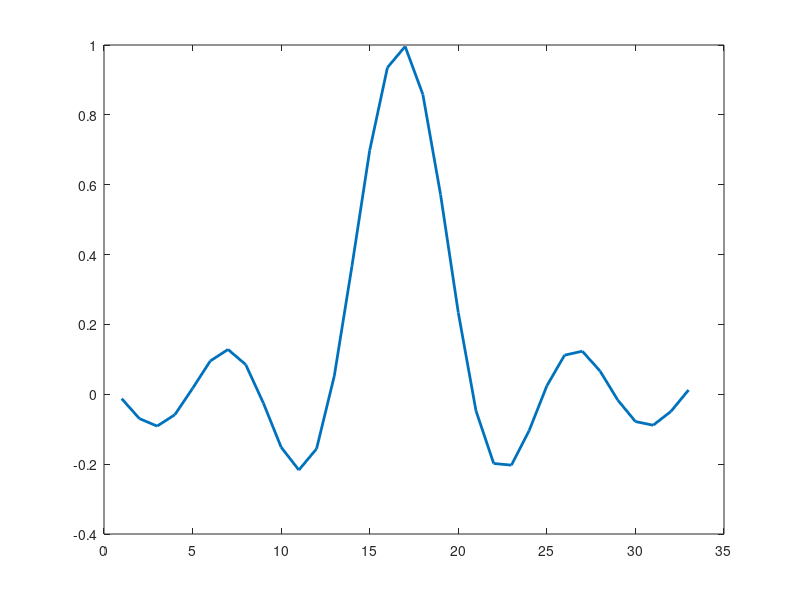
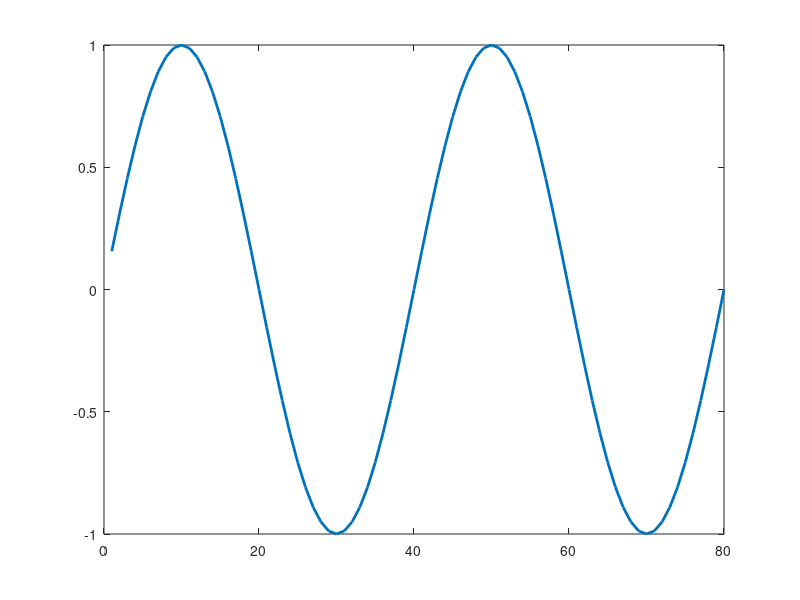

MATLAB code to generate these figures, in order:
% IWAN DWI PURWANTO / 09 / 2A - D3TE
n=-7.9:.5:8.1;
y=sin(4*pi*n/8)./(4*pi*n/8);
figure(1);
plot(y,'linewidth',2) 
t=0.1:.1:8;
x=sin(2*pi*t/4);
figure(2);
plot(x,'linewidth',2)